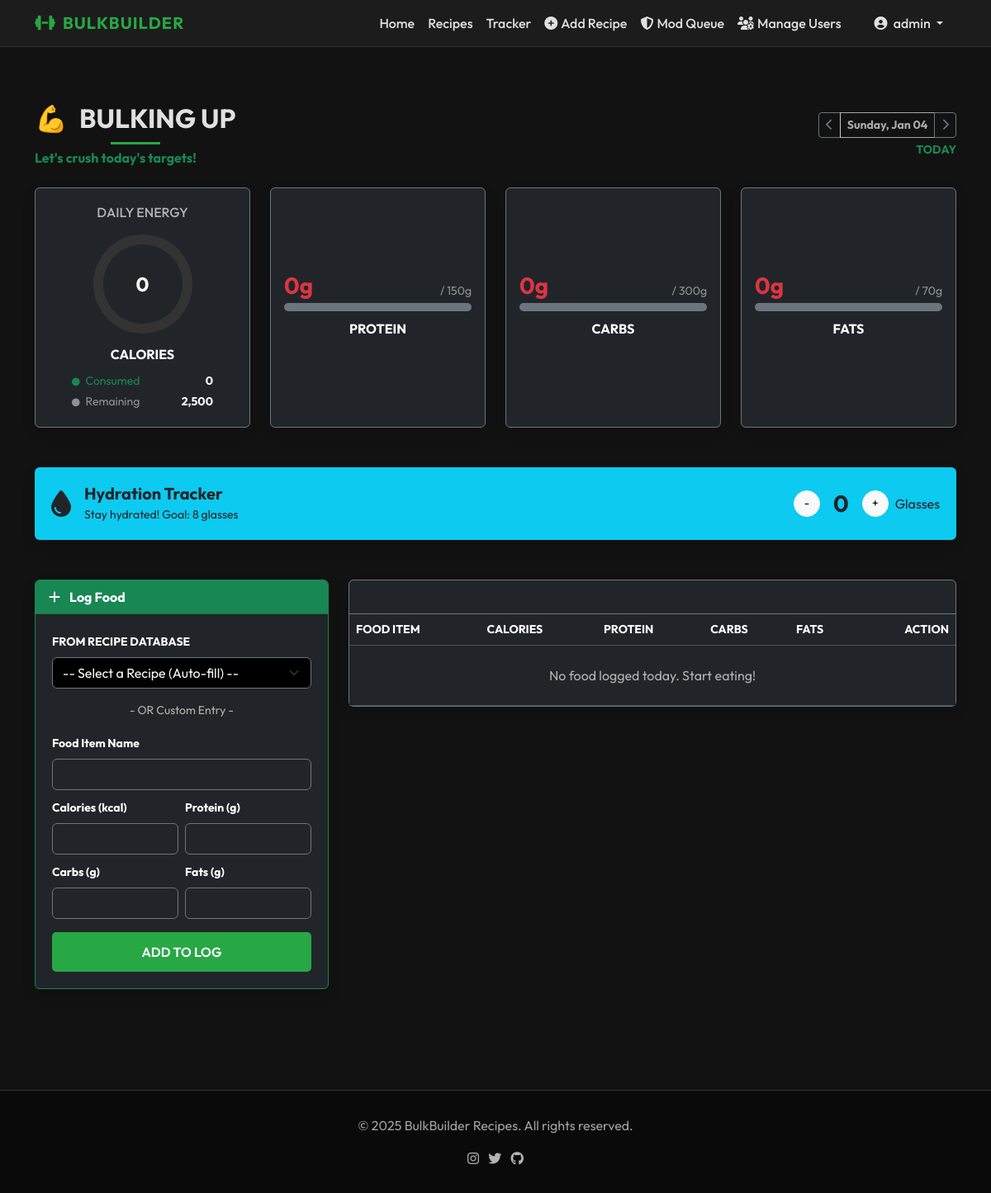
/tracker/dashboard.php (signed in), run on the app's committed database.
### tables this page shows
CREATE TABLE IF NOT EXISTS users (
    id INT AUTO_INCREMENT PRIMARY KEY,
    username VARCHAR(50) UNIQUE NOT NULL,
    email VARCHAR(100) UNIQUE NOT NULL,
    password VARCHAR(255) NOT NULL,
    role ENUM('admin', 'mod', 'writer', 'user') DEFAULT 'user',
    target_calories INT DEFAULT 0,
    target_protein DECIMAL(5,1) DEFAULT 0,
    target_carbs DECIMAL(5,1) DEFAULT 0,
    target_fats DECIMAL(5,1) DEFAULT 0,
    goal ENUM('bulk', 'cut', 'recomp', 'beginner') DEFAULT 'bulk',
    created_at TIMESTAMP DEFAULT CURRENT_TIMESTAMP
);

### tracker/dashboard.php (the view, shortened to what this page needs)
<?php
include '../includes/db_connect.php';
$user_id = $_SESSION['user_id'];
$date = isset($_GET['date']) ? $_GET['date'] : date('Y-m-d');
$prev_date = date('Y-m-d', strtotime($date . ' -1 day'));
$next_date = date('Y-m-d', strtotime($date . ' +1 day'));
$display_date = date('l, M d', strtotime($date));
$totals_sql = "SELECT SUM(calories) as total_cal, SUM(protein) as total_pro, SUM(carbs) as total_carbs, SUM(fats) as total_fats FROM daily_logs WHERE user_id = ? AND log_date = ?";
$t_stmt = $conn->prepare($totals_sql);
$t_stmt->bind_param("is", $user_id, $date);
$t_stmt->execute();
$totals = $t_stmt->get_result()->fetch_assoc();
$w_sql = "SELECT glasses FROM water_logs WHERE user_id = ? AND log_date = ?";
$w_stmt = $conn->prepare($w_sql);
$w_stmt->bind_param("is", $user_id, $date);
$w_stmt->execute();
$water_res = $w_stmt->get_result();
$cur_water = ($water_res->num_rows > 0) ? $water_res->fetch_assoc()['glasses'] : 0;
$u_stmt = $conn->prepare("SELECT goal, target_calories, target_protein, target_carbs, target_fats FROM users WHERE id = ?");
$u_stmt->bind_param("i", $user_id);
$u_stmt->execute();
$u_goals = $u_stmt->get_result()->fetch_assoc();
$goal_cal = ($u_goals['target_calories'] > 0) ? $u_goals['target_calories'] : 2500;
$goal_pro = ($u_goals['target_protein'] > 0) ? $u_goals['target_protein'] : 150;
$goal_carbs = ($u_goals['target_carbs'] > 0) ? $u_goals['target_carbs'] : 300;
$goal_fats = ($u_goals['target_fats'] > 0) ? $u_goals['target_fats'] : 70;
$goal_icon = '💪';
$goal_color = 'success';
$goal_label = 'Bulking Up';
$cur_cal = $totals['total_cal'] ?? 0;
$cur_pro = $totals['total_pro'] ?? 0;
$cur_carbs = $totals['total_carbs'] ?? 0;
$cur_fats = $totals['total_fats'] ?? 0;
$motivation = "Let's crush today's targets!";
function getProgressColor($pct)
{
    if ($pct < 50)
        return 'danger';
    return 'success';
}
?>
<?php include '../includes/header.php'; ?>
<main class="container py-5">
    <div class="d-flex justify-content-between align-items-center mb-4">
        <div>
            <h2 class="section-title mb-1">
                <span class="me-2"><?php echo $goal_icon; ?></span> <?php echo $goal_label; ?>
            </h2>
            <p class="text-<?php echo $goal_color; ?> fw-bold mb-0"><?php echo $motivation; ?></p>
        </div>
        <div class="text-end">
            <div class="btn-group">
                <a href="?date=<?php echo $prev_date; ?>" class="btn btn-outline-secondary btn-sm"><i
                        class="fas fa-chevron-left"></i></a>
                <a href="#" class="btn btn-outline-light btn-sm disabled fw-bold"><?php echo $display_date; ?></a>
                <a href="?date=<?php echo $next_date; ?>" class="btn btn-outline-secondary btn-sm"><i
                        class="fas fa-chevron-right"></i></a>
            </div>
            <?php if ($date == date('Y-m-d')): ?>
                <div class="text-success small fw-bold mt-1">TODAY</div>
            <?php endif; ?>
        </div>
    </div>
    <div class="row g-4 mb-5">
        <div class="col-md-3">
            <div class="card bg-dark border-secondary shadow h-100 text-center position-relative overflow-hidden">
                <div class="card-body d-flex flex-column justify-content-center align-items-center">
                    <h6 class="text-muted text-uppercase mb-3">Daily Energy</h6>
                    <div class="position-relative d-inline-block" style="width: 120px; height: 120px;">
                        <canvas id="calChart"></canvas>
                        <div class="position-absolute top-50 start-50 translate-middle text-center">
                            <h4 class="mb-0 fw-bold text-light"><?php echo number_format($cur_cal); ?></h4>
                        </div>
                    </div>
                    <h6 class="text-white fw-bold mt-3 mb-1">CALORIES</h6>
                    <?php $rem_cal = max(0, $goal_cal - $cur_cal); ?>
                    <div class="w-100 px-4 mt-2">
                        <div class="d-flex justify-content-between small mb-1">
                            <span class="text-success"><i class="fas fa-circle me-1" style="font-size: 0.6rem;"></i>
                                Consumed</span>
                            <span class="text-light fw-bold"><?php echo number_format($cur_cal); ?></span>
                        </div>
                        <div class="d-flex justify-content-between small">
                            <span class="text-white-50"><i class="fas fa-circle me-1" style="font-size: 0.6rem;"></i>
                                Remaining</span>
                            <span class="text-light fw-bold"><?php echo number_format($rem_cal); ?></span>
                        </div>
                    </div>
                </div>
            </div>
        </div>
        <div class="col-md-3">
            <div
                class="card bg-dark border-secondary shadow h-100 p-3 d-flex flex-column justify-content-center text-center">
                <div class="d-flex justify-content-between align-items-end mb-1">
                    <h3 class="fw-bold text-<?php echo getProgressColor((($cur_pro / $goal_pro) * 100)); ?> mb-0">
                        <?php echo $cur_pro; ?>g</h3>
                    <small class="text-white-50">/ <?php echo $goal_pro; ?>g</small>
                </div>
                <div class="progress bg-secondary mb-2" style="height: 10px;">
                </div>
                <h6 class="text-white fw-bold mt-1">PROTEIN</h6>
            </div>
        </div>
        <div class="col-md-3">
            <div
                class="card bg-dark border-secondary shadow h-100 p-3 d-flex flex-column justify-content-center text-center">
                <div class="d-flex justify-content-between align-items-end mb-1">
                    <h3 class="fw-bold text-<?php echo getProgressColor((($cur_carbs / $goal_carbs) * 100)); ?> mb-0">
                        <?php echo $cur_carbs; ?>g</h3>
                    <small class="text-white-50">/ <?php echo $goal_carbs; ?>g</small>
                </div>
                <div class="progress bg-secondary mb-2" style="height: 10px;">
                </div>
                <h6 class="text-white fw-bold mt-1">CARBS</h6>
            </div>
        </div>
        <div class="col-md-3">
            <div
                class="card bg-dark border-secondary shadow h-100 p-3 d-flex flex-column justify-content-center text-center">
                <div class="d-flex justify-content-between align-items-end mb-1">
                    <h3 class="fw-bold text-<?php echo getProgressColor((($cur_fats / $goal_fats) * 100)); ?> mb-0">
                        <?php echo $cur_fats; ?>g</h3>
                    <small class="text-white-50">/ <?php echo $goal_fats; ?>g</small>
                </div>
                <div class="progress bg-secondary mb-2" style="height: 10px;">
                </div>
                <h6 class="text-white fw-bold mt-1">FATS</h6>
            </div>
        </div>
    </div>
    <div class="row mb-5">
        <div class="col-12">
            <div class="card bg-info border-0 shadow">
                <div class="card-body d-flex justify-content-between align-items-center text-dark">
                    <div class="d-flex align-items-center">
                        <i class="fas fa-tint fa-2x me-3"></i>
                        <div>
                            <h5 class="fw-bold mb-0">Hydration Tracker</h5>
                            <small>Stay hydrated! Goal: 8 glasses</small>
                        </div>
                    </div>
                    <div class="d-flex align-items-center">
                        <form method="POST" class="d-inline">
                            <button type="submit" class="btn btn-light rounded-circle btn-sm"
                                style="width:32px; height:32px;">-</button>
                        </form>
                        <h3 class="mx-3 fw-bold mb-0"><?php echo $cur_water; ?></h3>
                        <form method="POST" class="d-inline">
                            <button type="submit" class="btn btn-light rounded-circle btn-sm"
                                style="width:32px; height:32px;">+</button>
                        </form>
                        <span class="ms-2">Glasses</span>
                    </div>
                </div>
            </div>
        </div>
    </div>
    <div class="row">
        <div class="col-lg-4 mb-4">
            <div class="card bg-dark border-success shadow h-100">
                <div class="card-header bg-success text-white fw-bold">
                    <i class="fas fa-plus me-2"></i> Log Food
                </div>
                <div class="card-body">
                    <form method="POST" action="dashboard.php?date=<?php echo $date; ?>" id="logForm">
                        <div class="mb-3">
                            <label class="form-label text-white fw-bold small text-uppercase">From Recipe
                                Database</label>
                            <select class="form-select bg-black text-light border-secondary" id="recipeSelect"
                                name="recipe_id">
                                <option value="" selected>-- Select a Recipe (Auto-fill) --</option>
                            </select>
                        </div>
                        <div class="text-center text-muted mb-3 small">- OR Custom Entry -</div>
                        <div class="mb-2">
                            <label class="form-label text-white fw-bold small">Food Item Name</label>
                            <input type="text" class="form-control bg-dark border-secondary text-light" name="food_name"
                                id="foodName" placeholder="e.g. Banana" required>
                        </div>
                        <div class="row g-2 mb-3">
                            <div class="col-6">
                                <label class="form-label text-white fw-bold small">Calories (kcal)</label>
                                <input type="number" class="form-control bg-dark border-secondary text-light"
                                    name="calories" id="calInput" placeholder="0" required>
                            </div>
                            <div class="col-6">
                                <label class="form-label text-white fw-bold small">Protein (g)</label>
                                <input type="number" step="0.1" class="form-control bg-dark border-secondary text-light"
                                    name="protein" id="proInput" placeholder="0">
                            </div>
                            <div class="col-6">
                                <label class="form-label text-white fw-bold small">Carbs (g)</label>
                                <input type="number" step="0.1" class="form-control bg-dark border-secondary text-light"
                                    name="carbs" id="carbsInput" placeholder="0">
                            </div>
                            <div class="col-6">
                                <label class="form-label text-white fw-bold small">Fats (g)</label>
                                <input type="number" step="0.1" class="form-control bg-dark border-secondary text-light"
                                    name="fats" id="fatsInput" placeholder="0">
                            </div>
                        </div>
                        <button type="submit" class="btn btn-custom-green w-100">Add to Log</button>
                    </form>
                </div>
            </div>
        </div>
        <div class="col-lg-8">
            <div class="card bg-dark border-secondary shadow">
                <div class="card-header border-secondary fw-bold">
                    <i class="fas fa-history me-2"></i> Today's Logs
                </div>
                <div class="table-responsive">
                    <table class="table table-dark table-hover mb-0 align-middle">
                        <thead>
                            <tr class="text-muted small text-uppercase">
                                <th>Food Item</th>
                                <th>Calories</th>
                                <th>Protein</th>
                                <th>Carbs</th>
                                <th>Fats</th>
                                <th class="text-end">Action</th>
                            </tr>
                        </thead>
                        <tbody>
                            <?php
                            $logs_sql = "SELECT * FROM daily_logs WHERE user_id = ? AND log_date = ? ORDER BY id DESC";
                            $l_stmt = $conn->prepare($logs_sql);
                            $l_stmt->bind_param("is", $user_id, $date);
                            $l_stmt->execute();
                            $logs_res = $l_stmt->get_result();
                            ?>
                            <?php if ($logs_res->num_rows > 0): ?>
                                <?php while ($log = $logs_res->fetch_assoc()): ?>
                                    <tr>
                                        <td>
                                            <?php echo htmlspecialchars($log['food_name']); ?>
                                            <?php if ($log['recipe_id']): ?>
                                                <i class="fas fa-link text-success small ms-1" title="From Recipe"></i>
                                            <?php endif; ?>
                                        </td>
                                        <td class="fw-bold"><?php echo $log['calories']; ?></td>
                                        <td><?php echo $log['protein']; ?>g</td>
                                        <td><?php echo $log['carbs']; ?>g</td>
                                        <td><?php echo $log['fats']; ?>g</td>
                                        <td class="text-end">
                                            <form method="POST" onsubmit="return confirm('Delete this entry?');">
                                                <input type="hidden" name="delete_log_id" value="<?php echo $log['id']; ?>">
                                                <button type="submit" class="btn btn-link text-danger p-0"><i
                                                        class="fas fa-trash-alt"></i></button>
                                            </form>
                                        </td>
                                    </tr>
                                <?php endwhile; ?>
                            <?php else: ?>
                                <tr>
                                    <td colspan="6" class="text-center text-muted py-4">No food logged today. Start eating!
                                    </td>
                                </tr>
                            <?php endif; ?>
                        </tbody>
                    </table>
                </div>
            </div>
        </div>
    </div>
</main>
<?php include '../includes/footer.php'; ?>

### css/style.css (style rules this page uses)
:root { --bg-dark: #121212; --bg-card: #1e1e1e; --text-primary: #e0e0e0; --text-muted: #a0a0a0; --accent-green: #28a745; --accent-hover: #218838; }
body { background-color: var(--bg-dark); color: var(--text-primary); color: var(--text-primary); font-family: 'Outfit', 'Inter', sans-serif; }
.text-muted { color: #b3b3b3 !important; }
.btn-custom-green { background-color: var(--accent-green); color: #fff; padding: 12px 30px; font-weight: 600; border-radius: 5px; border: none; text-transform: uppercase; transition: all 0.3s ease; }
.section-title { position: relative; display: inline-block; margin-bottom: 40px; font-weight: 700; text-transform: uppercase; }
.section-title::after { content: ''; display: block; width: 60px; height: 3px; background-color: var(--accent-green); margin: 10px auto 0; }
.card-body { padding: 20px; }

### data on the page
users: target_protein "150", target_carbs "300", target_fats "70"

### other printed values
$_SESSION['username'] "admin"
$goal_icon "💪"
$goal_label "BULKING UP"
$motivation "Let's crush today's targets!"
$display_date "Sunday, Jan 04"
$cur_cal "0"
$rem_cal "2,500"
$cur_pro "0"
$cur_carbs "0"
$cur_fats "0"
$cur_water "0"
